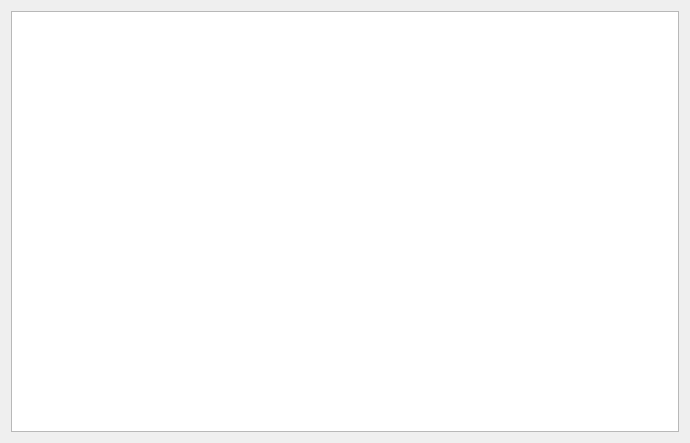
<?xml version="1.0" encoding="UTF-8"?>
<ui version="4.0">
 <class>taskconfigurationdlgClass</class>
 <widget class="QWidget" name="taskconfigurationdlgClass">
  <property name="geometry">
   <rect>
    <x>0</x>
    <y>0</y>
    <width>690</width>
    <height>443</height>
   </rect>
  </property>
  <property name="sizePolicy">
   <sizepolicy hsizetype="Expanding" vsizetype="Preferred">
    <horstretch>0</horstretch>
    <verstretch>0</verstretch>
   </sizepolicy>
  </property>
  <property name="windowTitle">
   <string>imageinfodlg</string>
  </property>
  <layout class="QGridLayout" name="gridLayout_4">
   <item row="0" column="0">
    <widget class="QTableView" name="tableView">
     <property name="selectionBehavior">
      <enum>QAbstractItemView::SelectRows</enum>
     </property>
    </widget>
   </item>
  </layout>
 </widget>
 <layoutdefault spacing="6" margin="11"/>
 <resources/>
 <connections/>
</ui>
